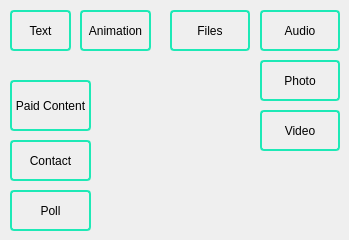
      <widget class="QWidget" name="sending_tab">
       <attribute name="title">
        <string>Sending</string>
       </attribute>
       <widget class="QPushButton" name="sendPaidContent_button">
        <property name="geometry">
         <rect>
          <x>10</x>
          <y>80</y>
          <width>81</width>
          <height>51</height>
         </rect>
        </property>
        <property name="styleSheet">
         <string notr="true">  border: 2px solid #1de9b6;
  border-radius: 4px;
  height: 32px;</string>
        </property>
        <property name="text">
         <string>Paid Content</string>
        </property>
       </widget>
       <widget class="QPushButton" name="sendContact_button">
        <property name="geometry">
         <rect>
          <x>10</x>
          <y>140</y>
          <width>81</width>
          <height>41</height>
         </rect>
        </property>
        <property name="styleSheet">
         <string notr="true">  border: 2px solid #1de9b6;
  border-radius: 4px;
  height: 32px;</string>
        </property>
        <property name="text">
         <string>Contact</string>
        </property>
       </widget>
       <widget class="QPushButton" name="sendPhoto_button">
        <property name="geometry">
         <rect>
          <x>260</x>
          <y>60</y>
          <width>80</width>
          <height>41</height>
         </rect>
        </property>
        <property name="toolTip">
         <string>Sends a photo to users as the bot</string>
        </property>
        <property name="styleSheet">
         <string notr="true">  border: 2px solid #1de9b6;
  border-radius: 4px;
  height: 32px;</string>
        </property>
        <property name="text">
         <string>Photo</string>
        </property>
       </widget>
       <widget class="QPushButton" name="sendVideo_button">
        <property name="geometry">
         <rect>
          <x>260</x>
          <y>110</y>
          <width>80</width>
          <height>41</height>
         </rect>
        </property>
        <property name="styleSheet">
         <string notr="true">  border: 2px solid #1de9b6;
  border-radius: 4px;
  height: 32px;</string>
        </property>
        <property name="text">
         <string>Video</string>
        </property>
       </widget>
       <widget class="QPushButton" name="sendText_button">
        <property name="geometry">
         <rect>
          <x>10</x>
          <y>10</y>
          <width>61</width>
          <height>41</height>
         </rect>
        </property>
        <property name="styleSheet">
         <string notr="true">  border: 2px solid #1de9b6;
  border-radius: 4px;
  height: 32px;</string>
        </property>
        <property name="text">
         <string>Text</string>
        </property>
       </widget>
       <widget class="QPushButton" name="sendPoll_button">
        <property name="geometry">
         <rect>
          <x>10</x>
          <y>190</y>
          <width>81</width>
          <height>41</height>
         </rect>
        </property>
        <property name="styleSheet">
         <string notr="true">  border: 2px solid #1de9b6;
  border-radius: 4px;
  height: 32px;</string>
        </property>
        <property name="text">
         <string>Poll</string>
        </property>
       </widget>
       <widget class="QPushButton" name="sendAudio_button">
        <property name="geometry">
         <rect>
          <x>260</x>
          <y>10</y>
          <width>80</width>
          <height>41</height>
         </rect>
        </property>
        <property name="styleSheet">
         <string notr="true">  border: 2px solid #1de9b6;
  border-radius: 4px;
  height: 32px;</string>
        </property>
        <property name="text">
         <string>Audio</string>
        </property>
       </widget>
       <widget class="QPushButton" name="sendFiles_button">
        <property name="geometry">
         <rect>
          <x>170</x>
          <y>10</y>
          <width>80</width>
          <height>41</height>
         </rect>
        </property>
        <property name="styleSheet">
         <string notr="true">  border: 2px solid #1de9b6;
  border-radius: 4px;
  height: 32px;</string>
        </property>
        <property name="text">
         <string>Files</string>
        </property>
       </widget>
       <widget class="QPushButton" name="sendAnimation_button">
        <property name="geometry">
         <rect>
          <x>80</x>
          <y>10</y>
          <width>71</width>
          <height>41</height>
         </rect>
        </property>
        <property name="styleSheet">
         <string notr="true">  border: 2px solid #1de9b6;
  border-radius: 4px;
  height: 32px;</string>
        </property>
        <property name="text">
         <string>Animation</string>
        </property>
       </widget>
      </widget>
